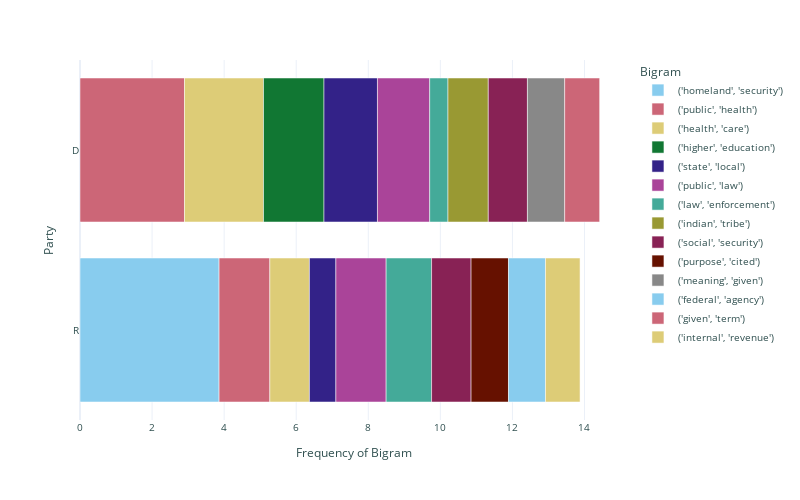

Notebook code cell kept with this figure:
### Code cell
democrat_bigrams = pd.Series(nltk.ngrams(democrat_words, 2))
top_democrat_bigrams =democrat_bigrams.value_counts().head(40)
top_democrat_bigrams = pd.DataFrame(top_democrat_bigrams)
top_democrat_bigrams['party'] = 'D'
republican_bigrams = pd.Series(nltk.ngrams(republican_words, 2))
top_republican_bigrams =republican_bigrams.value_counts().head(40)
top_republican_bigrams = pd.DataFrame(top_republican_bigrams)
top_republican_bigrams['party'] = 'R'
top_democrat_bigrams.reset_index(inplace = True)
top_republican_bigrams.reset_index(inplace = True)
top_democrat_bigrams.rename(columns={"index": "bigram", 
                                       0: "frequency"},inplace = True)

top_republican_bigrams.rename(columns={"index": "bigram", 
                                       0: "frequency"},inplace = True)
scaler = StandardScaler()
top_republican_bigrams['scaled_freq'] = scaler.fit_transform(top_republican_bigrams['frequency'].values.reshape(-1, 1))

top_democrat_bigrams['scaled_freq'] = scaler.fit_transform(top_democrat_bigrams['frequency'].values.reshape(-1, 1))
top_bigrams = pd.concat([top_democrat_bigrams.head(10), top_republican_bigrams.head(10)], 
                       ignore_index = True)
top_bigrams.sort_values(by = ['scaled_freq'], ascending = False ,inplace = True)

fig = px.bar(top_bigrams, x='scaled_freq', y='party', 
             template='plotly_white', orientation='h',
             labels={'scaled_freq': 'Frequency of Bigram', 'bigram': 'Bigram', 
                     'party': 'Party'},
             color='bigram', color_discrete_sequence=px.colors.qualitative.Safe)
fig.update_layout(font=dict(size=10, color='DarkSlateGray'))
fig.update_layout(width=800, height=500)
fig.show()
top_bigrams.head(2)

### Figure 1 — Plotly figure (JSON) as saved in the notebook; plotly's stock layout.template omitted (floating-point values rounded to 4 significant figures)
{"data": [{"alignmentgroup": "True", "hovertemplate": "Bigram=('homeland', 'security')<br>Frequency of Bigram=%{x}<br>Party=%{y}<extra></extra>", "legendgroup": "('homeland', 'security')", "marker": {"color": "rgb(136, 204, 238)", "pattern": {"shape": ""}}, "name": "('homeland', 'security')", "offsetgroup": "('homeland', 'security')", "orientation": "h", "showlegend": true, "textposition": "auto", "type": "bar", "x": [3.86], "xaxis": "x", "y": ["R"], "yaxis": "y"}, {"alignmentgroup": "True", "hovertemplate": "Bigram=('public', 'health')<br>Frequency of Bigram=%{x}<br>Party=%{y}<extra></extra>", "legendgroup": "('public', 'health')", "marker": {"color": "rgb(204, 102, 119)", "pattern": {"shape": ""}}, "name": "('public', 'health')", "offsetgroup": "('public', 'health')", "orientation": "h", "showlegend": true, "textposition": "auto", "type": "bar", "x": [2.9, 1.408], "xaxis": "x", "y": ["D", "R"], "yaxis": "y"}, {"alignmentgroup": "True", "hovertemplate": "Bigram=('health', 'care')<br>Frequency of Bigram=%{x}<br>Party=%{y}<extra></extra>", "legendgroup": "('health', 'care')", "marker": {"color": "rgb(221, 204, 119)", "pattern": {"shape": ""}}, "name": "('health', 'care')", "offsetgroup": "('health', 'care')", "orientation": "h", "showlegend": true, "textposition": "auto", "type": "bar", "x": [2.192, 1.099], "xaxis": "x", "y": ["D", "R"], "yaxis": "y"}, {"alignmentgroup": "True", "hovertemplate": "Bigram=('higher', 'education')<br>Frequency of Bigram=%{x}<br>Party=%{y}<extra></extra>", "legendgroup": "('higher', 'education')", "marker": {"color": "rgb(17, 119, 51)", "pattern": {"shape": ""}}, "name": "('higher', 'education')", "offsetgroup": "('higher', 'education')", "orientation": "h", "showlegend": true, "textposition": "auto", "type": "bar", "x": [1.679], "xaxis": "x", "y": ["D"], "yaxis": "y"}, {"alignmentgroup": "True", "hovertemplate": "Bigram=('state', 'local')<br>Frequency of Bigram=%{x}<br>Party=%{y}<extra></extra>", "legendgroup": "('state', 'local')", "marker": {"color": "rgb(51, 34, 136)", "pattern": {"shape": ""}}, "name": "('state', 'local')", "offsetgroup": "('state', 'local')", "orientation": "h", "showlegend": true, "textposition": "auto", "type": "bar", "x": [1.484, 0.7342], "xaxis": "x", "y": ["D", "R"], "yaxis": "y"}, {"alignmentgroup": "True", "hovertemplate": "Bigram=('public', 'law')<br>Frequency of Bigram=%{x}<br>Party=%{y}<extra></extra>", "legendgroup": "('public', 'law')", "marker": {"color": "rgb(170, 68, 153)", "pattern": {"shape": ""}}, "name": "('public', 'law')", "offsetgroup": "('public', 'law')", "orientation": "h", "showlegend": true, "textposition": "auto", "type": "bar", "x": [1.45, 1.395], "xaxis": "x", "y": ["D", "R"], "yaxis": "y"}, {"alignmentgroup": "True", "hovertemplate": "Bigram=('law', 'enforcement')<br>Frequency of Bigram=%{x}<br>Party=%{y}<extra></extra>", "legendgroup": "('law', 'enforcement')", "marker": {"color": "rgb(68, 170, 153)", "pattern": {"shape": ""}}, "name": "('law', 'enforcement')", "offsetgroup": "('law', 'enforcement')", "orientation": "h", "showlegend": true, "textposition": "auto", "type": "bar", "x": [1.261, 0.5075], "xaxis": "x", "y": ["R", "D"], "yaxis": "y"}, {"alignmentgroup": "True", "hovertemplate": "Bigram=('indian', 'tribe')<br>Frequency of Bigram=%{x}<br>Party=%{y}<extra></extra>", "legendgroup": "('indian', 'tribe')", "marker": {"color": "rgb(153, 153, 51)", "pattern": {"shape": ""}}, "name": "('indian', 'tribe')", "offsetgroup": "('indian', 'tribe')", "orientation": "h", "showlegend": true, "textposition": "auto", "type": "bar", "x": [1.119], "xaxis": "x", "y": ["D"], "yaxis": "y"}, {"alignmentgroup": "True", "hovertemplate": "Bigram=('social', 'security')<br>Frequency of Bigram=%{x}<br>Party=%{y}<extra></extra>", "legendgroup": "('social', 'security')", "marker": {"color": "rgb(136, 34, 85)", "pattern": {"shape": ""}}, "name": "('social', 'security')", "offsetgroup": "('social', 'security')", "orientation": "h", "showlegend": true, "textposition": "auto", "type": "bar", "x": [1.096, 1.086], "xaxis": "x", "y": ["R", "D"], "yaxis": "y"}, {"alignmentgroup": "True", "hovertemplate": "Bigram=('purpose', 'cited')<br>Frequency of Bigram=%{x}<br>Party=%{y}<extra></extra>", "legendgroup": "('purpose', 'cited')", "marker": {"color": "rgb(102, 17, 0)", "pattern": {"shape": ""}}, "name": "('purpose', 'cited')", "offsetgroup": "('purpose', 'cited')", "orientation": "h", "showlegend": true, "textposition": "auto", "type": "bar", "x": [1.038], "xaxis": "x", "y": ["R"], "yaxis": "y"}, {"alignmentgroup": "True", "hovertemplate": "Bigram=('meaning', 'given')<br>Frequency of Bigram=%{x}<br>Party=%{y}<extra></extra>", "legendgroup": "('meaning', 'given')", "marker": {"color": "rgb(136, 136, 136)", "pattern": {"shape": ""}}, "name": "('meaning', 'given')", "offsetgroup": "('meaning', 'given')", "orientation": "h", "showlegend": true, "textposition": "auto", "type": "bar", "x": [1.034], "xaxis": "x", "y": ["D"], "yaxis": "y"}, {"alignmentgroup": "True", "hovertemplate": "Bigram=('federal', 'agency')<br>Frequency of Bigram=%{x}<br>Party=%{y}<extra></extra>", "legendgroup": "('federal', 'agency')", "marker": {"color": "rgb(136, 204, 238)", "pattern": {"shape": ""}}, "name": "('federal', 'agency')", "offsetgroup": "('federal', 'agency')", "orientation": "h", "showlegend": true, "textposition": "auto", "type": "bar", "x": [1.027], "xaxis": "x", "y": ["R"], "yaxis": "y"}, {"alignmentgroup": "True", "hovertemplate": "Bigram=('given', 'term')<br>Frequency of Bigram=%{x}<br>Party=%{y}<extra></extra>", "legendgroup": "('given', 'term')", "marker": {"color": "rgb(204, 102, 119)", "pattern": {"shape": ""}}, "name": "('given', 'term')", "offsetgroup": "('given', 'term')", "orientation": "h", "showlegend": true, "textposition": "auto", "type": "bar", "x": [0.9699], "xaxis": "x", "y": ["D"], "yaxis": "y"}, {"alignmentgroup": "True", "hovertemplate": "Bigram=('internal', 'revenue')<br>Frequency of Bigram=%{x}<br>Party=%{y}<extra></extra>", "legendgroup": "('internal', 'revenue')", "marker": {"color": "rgb(221, 204, 119)", "pattern": {"shape": ""}}, "name": "('internal', 'revenue')", "offsetgroup": "('internal', 'revenue')", "orientation": "h", "showlegend": true, "textposition": "auto", "type": "bar", "x": [0.9595], "xaxis": "x", "y": ["R"], "yaxis": "y"}], "layout": {"barmode": "relative", "font": {"color": "DarkSlateGray", "size": 10}, "height": 500, "legend": {"title": {"text": "Bigram"}, "tracegroupgap": 0}, "margin": {"t": 60}, "width": 800, "xaxis": {"anchor": "y", "domain": [0, 1], "title": {"text": "Frequency of Bigram"}}, "yaxis": {"anchor": "x", "domain": [0, 1], "title": {"text": "Party"}}}}
